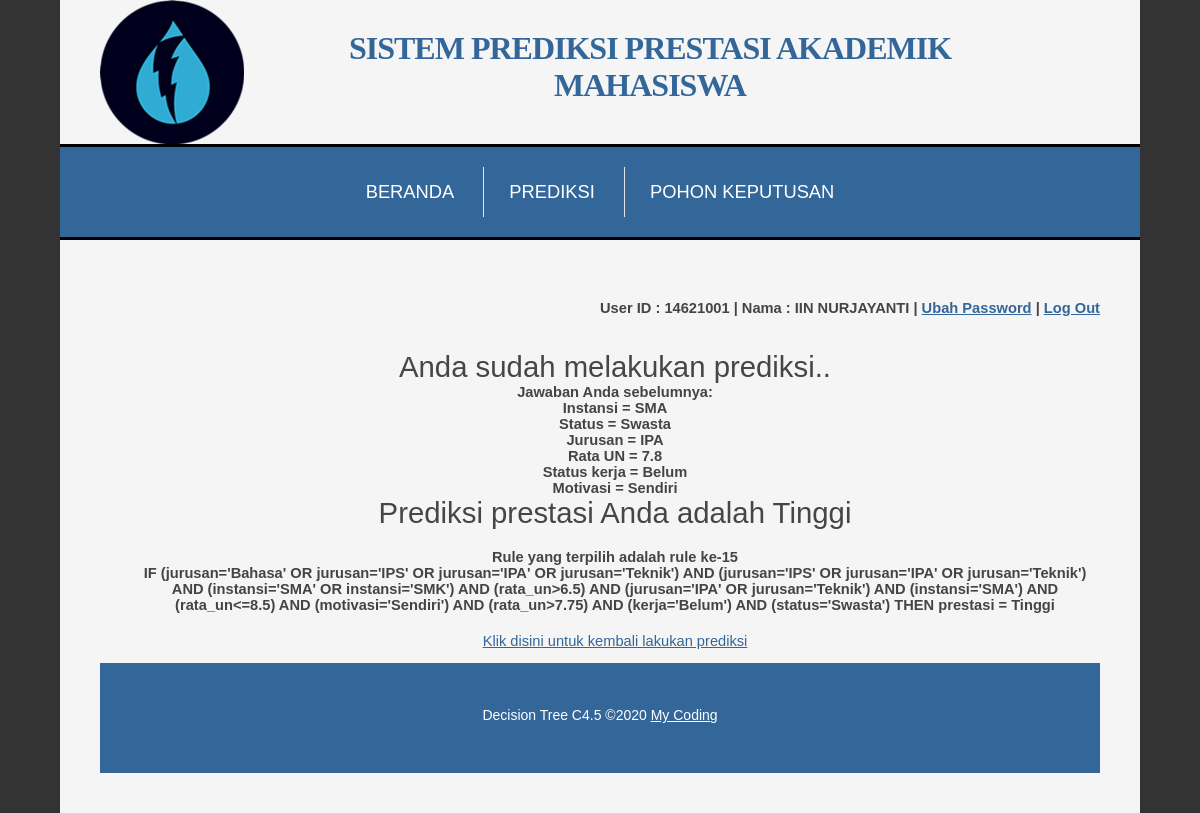
The app's page /index.php?menu=prediksi (signed in) with its own data.
### tables this page shows
CREATE TABLE `hasil_prediksi` (
  `id` int(11) NOT NULL,
  `nim` varchar(15) DEFAULT NULL,
  `instansi` varchar(10) DEFAULT NULL,
  `status` varchar(10) DEFAULT NULL,
  `jurusan` varchar(20) DEFAULT NULL,
  `rata_un` double DEFAULT NULL,
  `kerja` varchar(10) DEFAULT NULL,
  `motivasi` varchar(20) DEFAULT NULL,
  `hasil` varchar(10) DEFAULT NULL
);

CREATE TABLE `pohon_keputusan` (
  `id` int(11) NOT NULL,
  `parent` text DEFAULT NULL,
  `akar` text DEFAULT NULL,
  `keputusan` varchar(10) DEFAULT NULL
);

### prediksi.php (the view, shortened to what this page needs)
<?php
$s_Query=mysql_query("SELECT * FROM pohon_keputusan");
$jml_tree=mysql_num_rows($s_Query);
if($jml_tree==0){
	echo "<center><h3>Anda tidak bisa melakukan prediksi,<br>
			Karena Pohon Keputusan belum terbentuk...</h3></center>";
}else{
	$nim=$_SESSION['usr'];
	$query=mysql_query("SELECT * FROM hasil_prediksi WHERE nim='$nim'");
	$baris=mysql_fetch_array($query);
	$jmlque=mysql_num_rows($query);
	if($jmlque==1){
		echo "<center><h1>Anda sudah melakukan prediksi..<br></h1>
			<strong>Jawaban Anda sebelumnya:<br>
			Instansi = ".$baris['instansi']."<br>
			Status = ".$baris['status']."<br>
			Jurusan = ".$baris['jurusan']."<br>
			Rata UN = ".$baris['rata_un']."<br>
			Status kerja = ".$baris['kerja']."<br>
			Motivasi = ".$baris['motivasi']."</strong><br>
			<h1>Prediksi prestasi Anda adalah ".$baris['hasil']."</h1></center>";
		$n_instansi = $baris['instansi'];
		$n_status = $baris['status'];
		$n_jurusan = $baris['jurusan'];
		$n_rataUN = $baris['rata_un'];
		$n_kerja = $baris['kerja'];
		$n_motivasi = $baris['motivasi'];
		$sql=mysql_query("SELECT * FROM pohon_keputusan");
		$id_rule="";
		$keputusan="";
		while($row=mysql_fetch_array($sql)){
			if($row[1]!=''){
				$rule=$row[1]." AND ".$row[2];
			}else{
				$rule=$row[2];
			}
			$rule=str_replace("<="," k ",$rule);
			$rule=str_replace("="," s ",$rule);
			$rule=str_replace(">"," l ",$rule);
			$rule=str_replace("instansi","'$n_instansi'",$rule);
			$rule=str_replace("status","'$n_status'",$rule);
			$rule=str_replace("jurusan","'$n_jurusan'",$rule);
			$rule=str_replace("rata_un","$n_rataUN",$rule);
			$rule=str_replace("kerja","'$n_kerja'",$rule);
			$rule=str_replace("motivasi","'$n_motivasi'",$rule);
			$rule=str_replace("'","",$rule);
			$rule=str_replace("Orang Tua","OrangTua",$rule);
			$rule=str_replace("Orang Lain","OrangLain",$rule);
			$explodeAND = explode(" AND ",$rule);
			$jmlAND = count($explodeAND);
			$explodeAND=str_replace("(","",$explodeAND);
			$explodeAND=str_replace(")","",$explodeAND);
			$bolAND=array();
			$n=0;
			while($n<$jmlAND){
				$explodeOR = explode(" OR ",$explodeAND[$n]);
				$jmlOR = count($explodeOR);
				$bol=array();
				$a=0;
				while($a<$jmlOR){
					$exrule2 = explode(" ",$explodeOR[$a]);
					$parameter = $exrule2[1];
					if($parameter=='s'){
						$explodeRule = explode(" s ",$explodeOR[$a]);
						if($explodeRule[0]==$explodeRule[1]){
							$bol[$a]="Benar";
						}else if($explodeRule[0]!=$explodeRule[1]){
							$bol[$a]="Salah";
						}
					}else if($parameter=='k'){
						$explodeRule = explode(" k ",$explodeOR[$a]);
						if($explodeRule[0]<=$explodeRule[1]){
							$bol[$a]="Benar";
						}else{
							$bol[$a]="Salah";
						}
					}else if($parameter=='l'){
						$explodeRule = explode(" l ",$explodeOR[$a]);
						if($explodeRule[0]>$explodeRule[1]){
							$bol[$a]="Benar";
						}else{
							$bol[$a]="Salah";
						}
					}
					$a++;
				}
				$bolAND[$n]="Salah";
				$b=0;
				while($b<$jmlOR){
					if($bol[$b]=="Benar"){
						$bolAND[$n]="Benar";
					}
					$b++;
				}
				$n++;
			}
			$boolRule="Benar";
			$a=0;
			while($a<$jmlAND){
				if($bolAND[$a]=="Salah"){
					$boolRule="Salah";
				}
				$a++;
			}
			if($boolRule=="Benar"){
				$keputusan=$row[3];
				$id_rule=$row[0];
			}
		}
		if($keputusan==''){
			echo "<h4><center>Rule terpilih adalah rule yang terakhir karena tidak memenuhi semua rule</center></h4>";
		}else{
			$sql_que=mysql_query("SELECT * FROM pohon_keputusan WHERE id=$id_rule");
			$row_bar=mysql_fetch_array($sql_que);
			$rule_terpilih = "IF ".$row_bar[1]." AND ".$row_bar[2]." THEN prestasi = ".$row_bar[3];
			echo "<h4><center>Rule yang terpilih adalah rule ke-".$row_bar[0]."<br>".$rule_terpilih."</center></h4>";
		}
		echo "<center><a href='delete_prediksi.php?id=$nim' accesskey='5' title='ubah jawaban' onClick=\"return confirm('Anda yakin akan mengedit data?')\">Klik disini untuk kembali lakukan prediksi</a></center>";
	}
}
?>

### css/default.css (style rules this page uses)
html, body { height: 100%; }
body { margin: 0px; padding: 0px; background-color: #333333; font-family: 'Archivo Narrow', sans-serif; font-size: 11pt; color: #444; }
h1, h2, h3 { margin: 0; padding: 0; font-family: 'Archivo Narrow', sans-serif; font-weight: 200; color: #464646; }
a { color: #336699; }

### records on screen
hasil_prediksi: instansi "SMA", status "Swasta", jurusan "IPA", rata_un "7.8", kerja "Belum", motivasi "Sendiri", hasil "Tinggi"
pohon_keputusan: id "15", rule_terpilih "IF (jurusan='Bahasa' OR jurusan='IPS' OR jurusan='IPA' OR jurusan='Teknik') AND (jurusan='IPS' OR jurusan='IPA' OR jurusan='Teknik') AND (instansi='SMA' OR instansi='SMK') AND (rata_un>6.5) AND (jurusan='IPA' OR jurusan='Teknik') AND (instansi='SMA') AND (rata_un<=8.5) AND (motivasi='Sendiri') AND (rata_un>7.75) AND (kerja='Belum') AND (status='Swasta') THEN prestasi = Tinggi"

### other values on screen
$_SESSION['usr'] "14621001"
$_SESSION['nama'] "IIN NURJAYANTI"
